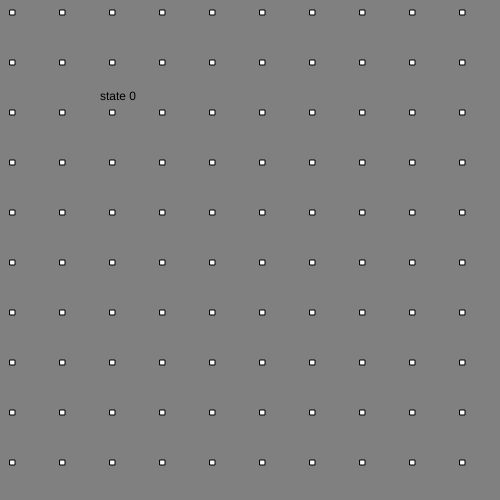
Frame 1 (no input)
Frame 60 (no input): identical to frame 1, image omitted
Frame 120 (the mouse pressed at the canvas centre since frame 60): identical to frame 1, image omitted

The p5.js sketch that drew this single still picture (run headless with seeded random() and noise() and a simulated clock; from frame 60 on, the mouse is pressed at the canvas centre):

// p5.js sketch
// ── sketch.js
let state = 0;

function setup() {
  createCanvas(500, 500);
}

function draw() {
  switch (state) {
    case 0:
      background('grey');
      text("state 0", 100, 100);
      for (let j = 0; j < 20; j++) {
        for (let i = 0; i < 20; i++) {
          rect(i * 50 + 10, j * 50 + 10, 5, 5);
        }
      }
      break;

    case 1:
      background('red');
      text("state 1", 100, 100);
      for (let j = 0; j < 20; j++) {
        for (let i = 0; i < 20; i++) {
          rect(i * 50 + 10, j * 50 + 10, 5, 5);
        }
      }
      break;

    case 2:
      background('green');
      text("state 2", 100, 100);
      for (let j = 0; j < 20; j++) {
        for (let i = 0; i < 20; i++) {
          rect(i * 50 + 10, j * 50 + 10, 5, 5);
        }
      }
      break;

      case 3:
        background('blue');
        text("state 3", 100, 100);
        for (let j = 0; j < 20; j++) {
          for (let i = 0; i < 20; i++) {
            rect(i * 50 + 10, j * 50 + 10, 5, 5);
          }
        }
        break;

    case 4:
      background('yellow');
      text("state 4", 100, 100);
      for (let j = 0; j < 20; j++) {
        for (let i = 0; i < 20; i++) {
          rect(i * 50 + 10, j * 50 + 10, 5, 5);
        }
      }
      break;
  }
}

function mouseReleased() {
  state++;
  if (state > 4) {
    state = 0;
  }
}
